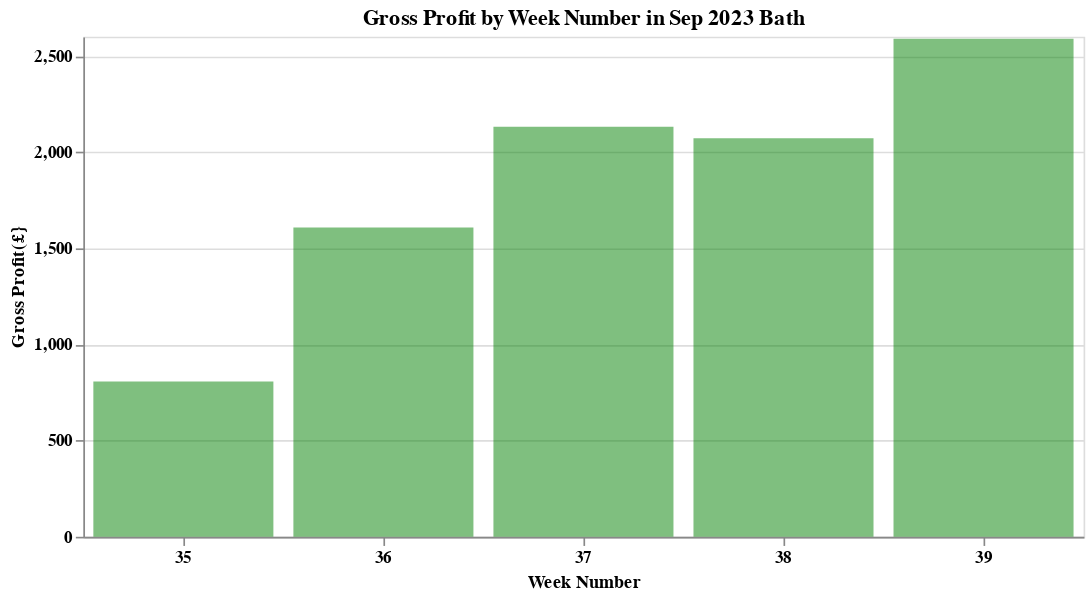

Write notebook code for a chart like this one.
### Code cell
chart2

### Figure 1 — Vega-Lite specification as saved in the notebook (floating-point values rounded to 4 significant figures)
{"config": {"view": {"continuousWidth": 300, "continuousHeight": 300}}, "data": {"name": "data-58db7111af438d42a1bcabe920c9a93b"}, "mark": {"type": "bar", "color": "green", "opacity": 0.5}, "encoding": {"tooltip": [{"field": "Week Number", "type": "nominal"}, {"field": "Gross Profit", "type": "quantitative"}], "x": {"axis": {"labelAngle": 0, "labelFontWeight": "bold"}, "field": "Week Number", "type": "nominal"}, "y": {"axis": {"labelFontWeight": "bold"}, "field": "Gross Profit", "title": "Gross Profit(£}", "type": "quantitative"}}, "title": "Gross Profit by Week Number in Sep 2023 Bath", "width": 600, "$schema": "https://vega.github.io/schema/vega-lite/v5.8.0.json", "datasets": {"data-58db7111af438d42a1bcabe920c9a93b": [{"Week Number": 35, "Gross Profit": 807.7}, {"Week Number": 36, "Gross Profit": 1608.0}, {"Week Number": 37, "Gross Profit": 2132.0}, {"Week Number": 38, "Gross Profit": 2072.0}, {"Week Number": 39, "Gross Profit": 2589.0}]}}
